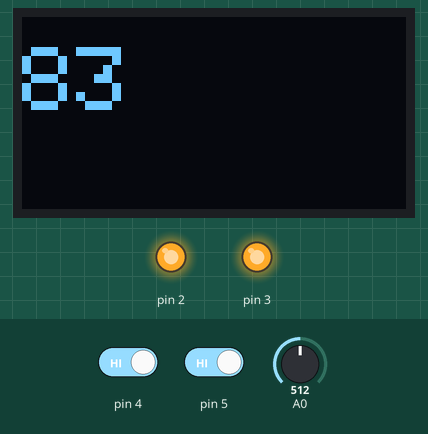
Bench run of a sketch on a simulated Arduino Uno, built with avr-gcc and run on an emulated ATmega328P. Parts: 128×64 one-colour display, output pins drawn as LEDs (lit = HIGH). The test bench sets the inputs (shaded band); at power-on: pin 4 HIGH, A0 = 512, pin 5 HIGH. What the sketch prints to the serial monitor is not drawn.

Above: at 8.2 s.
8.3 s: pin 4 driven LOW
At 9.5 s:
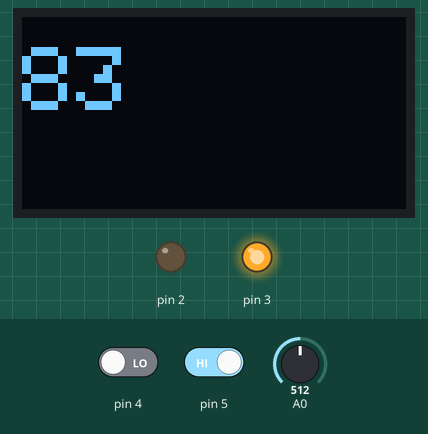
9.8 s: A0 set to 716
At 10.7 s:
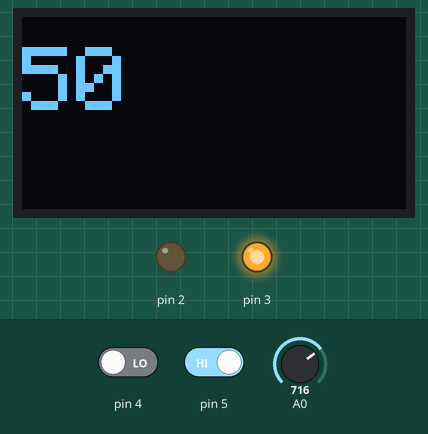
11.5 s: A0 set to 900
At 12.0 s:
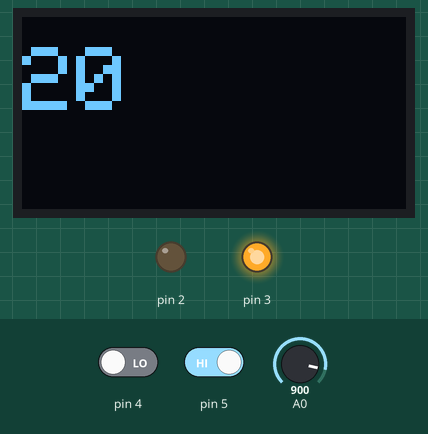
13.1 s: pin 5 driven LOW
At 13.5 s:
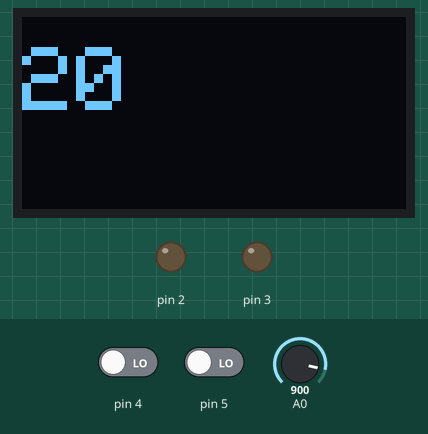
14.7 s: pin 4 driven HIGH
At 16.0 s:
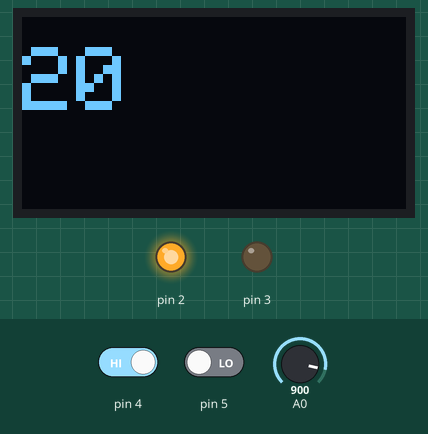
16.4 s: A0 set to 1023
At 17.1 s:
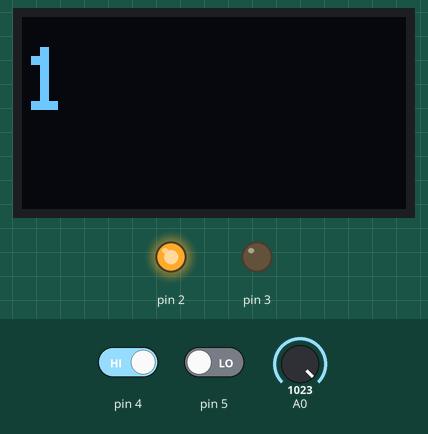
Timing chart, 0 to 19.0 s (numbered marks = the images above; inputs shaded):
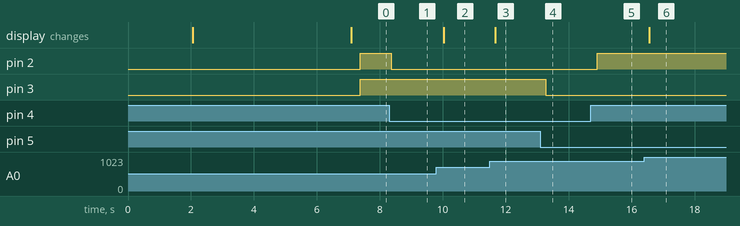

Measured:
- after the input at 8.3 s, pin 2: HIGH → LOW after 0.07 s
- after the input at 9.8 s, the display: changes after 0.23 s (image 2)
- after the input at 11.5 s, the display: changes after 0.16 s (image 3)
- after the input at 13.1 s, pin 3: HIGH → LOW after 0.17 s
- after the input at 14.7 s, pin 2: LOW → HIGH after 0.20 s
- after the input at 16.4 s, the display: changes after 0.17 s (image 6)

The sketch:

Arduino_slave.ino
```cpp
#include <Wire.h>
#include <Adafruit_GFX.h>
#include <Adafruit_SSD1306.h>

#define SCREEN_WIDTH 128 // OLED display width, in pixels
#define SCREEN_HEIGHT 64 // OLED display height, in pixels

//scl to a5
//sda to a4

// Declaration for an SSD1306 display connected to I2C (SDA, SCL pins)
Adafruit_SSD1306 display(SCREEN_WIDTH, SCREEN_HEIGHT, &Wire, -1);
bool button1;
bool button2;
int data;

void setup() {
Serial.begin(9600);

pinMode(2,OUTPUT);
pinMode(3,OUTPUT);
digitalWrite(2,LOW);
digitalWrite(3,LOW);


  if(!display.begin(SSD1306_SWITCHCAPVCC, 0x3C)) { // Address 0x3D for 128x64
    Serial.println(F("SSD1306 allocation failed"));
    for(;;);
  }
  delay(2000);
  display.clearDisplay();

  display.setTextSize(3);
  display.setTextColor(WHITE);
  display.setCursor(0, 10);
  // Display static text
  display.println("MIT BOYS");
  display.display();
  delay(5000);
  display.clearDisplay();

}

void loop() {
  display.setTextSize(3);
  display.setTextColor(WHITE);
  display.setCursor(0, 10);
   data=analogRead(A0);
   Serial.println(data);
   int val = map(data, 400, 1024, 100, 0);
   display.println(val);
   display.display();
   delay(300);
   display.clearDisplay();


button1=digitalRead(4);

button2=digitalRead(5);

if (button1 == LOW)
  digitalWrite(2,LOW);
else
   digitalWrite(2,HIGH);


if (button2 == LOW)
  digitalWrite(3,LOW);
else
   digitalWrite(3,HIGH);

}
```
